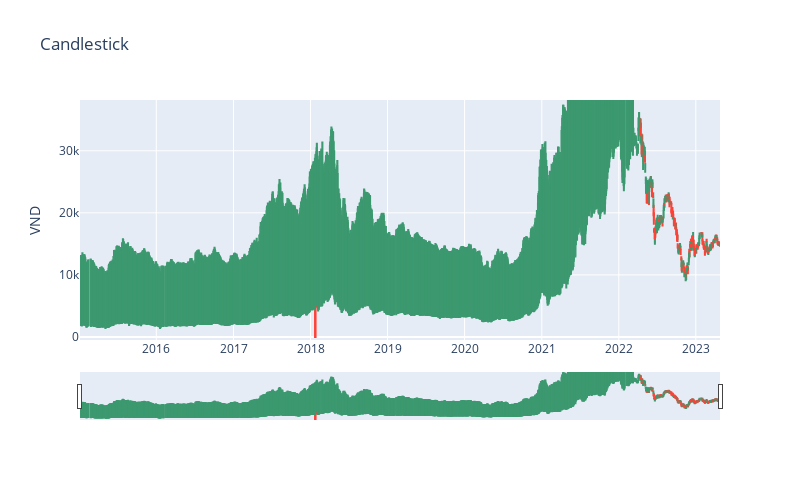

Write notebook code for a chart like this one.
### Code cell
#fig=make_subplots(specs=[[{"secondary_y":True}]])
fig = go.Figure(go.Candlestick(x=df_vnd['NGÀY'],open=df_vnd['MỞ'],high=df_vnd['CAO'],low=df_vnd['THẤP'],close=df_vnd['GIÁ_TB']))
#fig.add_trace(go.Scatter(x=ds_df['Date'],y=ds_df['Close'],mode='lines',name='Close'))
fig.update_layout(title='Candlestick', yaxis_title='VND',width=800,height=500,)
fig.update_yaxes()
fig.show()

### Figure 1 — Plotly figure (JSON) as saved in the notebook; plotly's stock layout.template omitted (floating-point values rounded to 4 significant figures; data arrays with more than 128 entries replaced by an {"elided": "..."} marker saying what was removed)
{"data": [{"close": {"elided": "2066 float values"}, "high": {"elided": "2066 float values"}, "low": {"elided": "2066 float values"}, "open": {"elided": "2066 float values"}, "type": "candlestick", "x": {"elided": "2066 str values"}}], "layout": {"height": 500, "title": {"text": "Candlestick"}, "width": 800, "yaxis": {"title": {"text": "VND"}}}}
